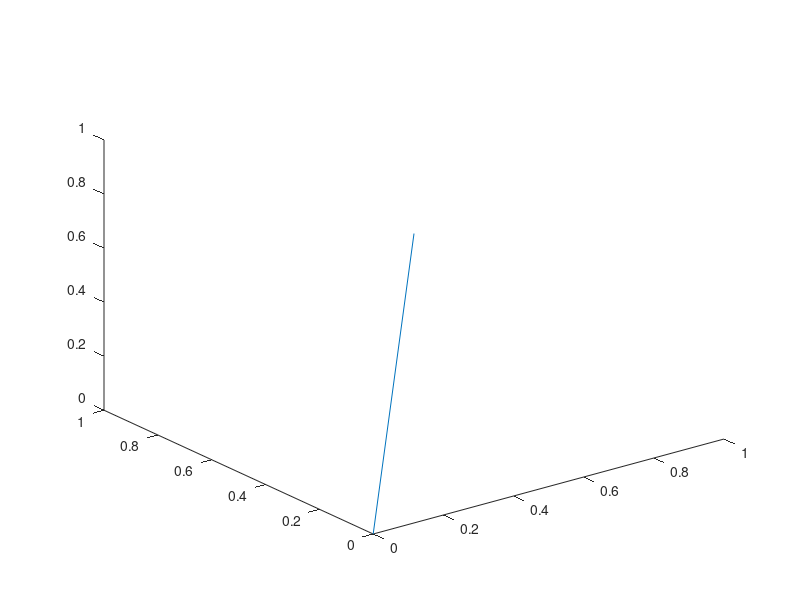

Write MATLAB code to recreate this figure.
clear;
clc;

yaw1 = 45;
d = 10;
dd = 0.1;
yaw2 = yaw1-d:dd:yaw1+d;
yaw2 = yaw2;
pitch1 = yaw1;
pitch2 = pitch1-d:dd:pitch1+d;
pitch2 = pitch2';
ux = cosd(pitch2)*cosd(yaw2);
uy = cosd(pitch2)*sind(yaw2);
uz = sind(pitch2)*ones(size(yaw2));
vx = cosd(pitch1)*cosd(yaw1)
vy = cosd(pitch1)*sind(yaw1)
vz = sind(pitch1)
% hold on
% for i=1:numel(ux)
%     x = [0,ux(i)];
%     y = [0,uy(i)];
%     z = [0,uz(i)];
%     plot3(x,y,z);
% end
% v = zeros(size(u));
% plot3

c = acosd(cosd(pitch1)*cosd(pitch2)*cosd(yaw1-yaw2)+sind(pitch1)*sind(pitch2)*ones(size(yaw2)));
c = 2*c./max(max(c));
c = 1-c;
plot3([0 vx], [0 vy], [0 vz]);
hold on
surf(ux,uy,uz,1-c,'FaceAlpha','flat','AlphaDataMapping','none','AlphaData',c)
shading interp;
colormap([0.3 0.3 1]);
% mesh(pitch2-pitch1,yaw2-yaw1,c)
% xlabel('Pitch Disparity (Degrees)')
% ylabel('Yaw Disparity (Degrees)')
% zlabel('Total Disparity (Degrees)')
axis([0 1 0 1 0 1])